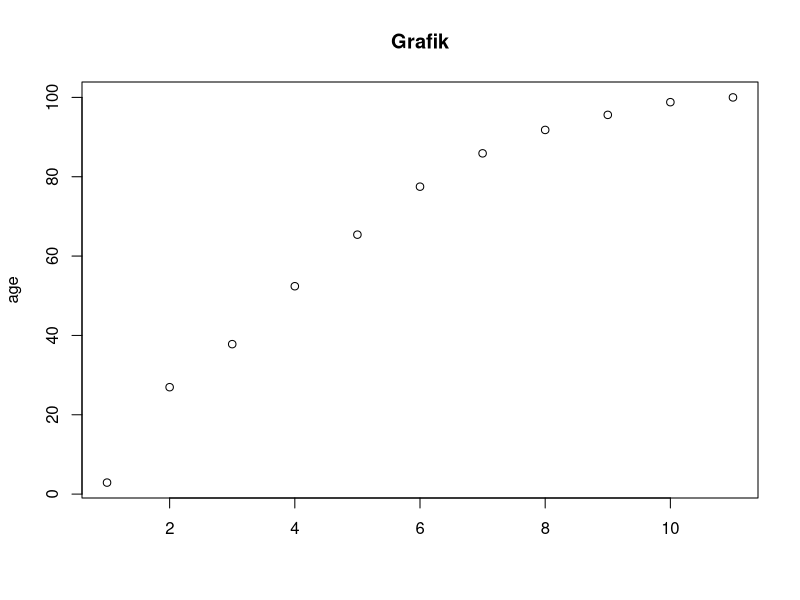
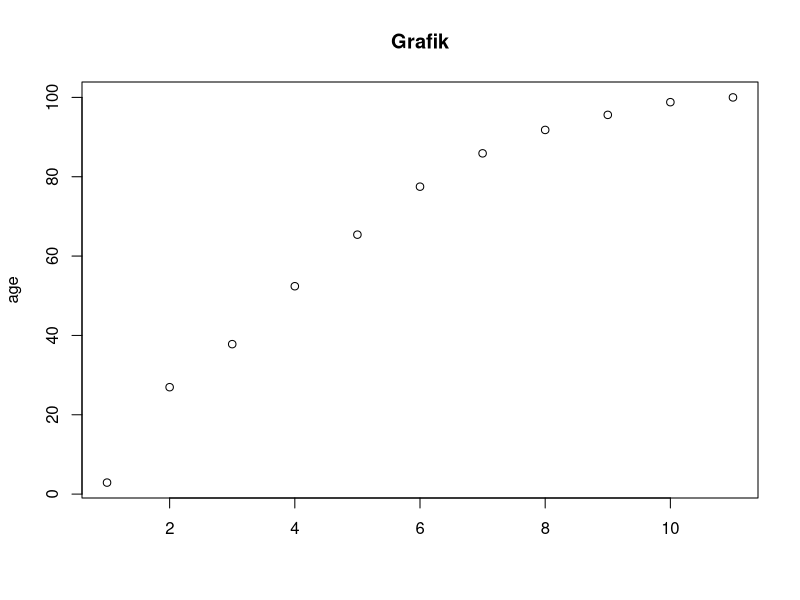

The R source for these figures, in order:
library(MASS)
df.boston <- Boston
head(Boston)

# Pipeline
library(dplyr)
x <- c(1, 3, 2)
x %>% mean();    mean(x)

x %>% quantile(c(.25, .50, .75));    quantile(x, c(.25, .50, .75))

head(
    round(
    cor(
        df.boston), 2))

df.boston %>%
    cor() %>%
    round(2) %>%
    head()

plot(quantile(df.boston$age, c(0, .1, .2, .3, .4, .5, .6, .7, .8, .9, 1)),
     main = "Grafik", xlab = "", ylab = "age")

library(dplyr)
df.boston$age %>%
  quantile(c(0, .1, .2, .3, .4, .5, .6, .7, .8, .9, 1)) %>%
  plot(main = "Grafik", xlab = "", ylab = "age")



# Help
help(runif)
help("data.frame")
